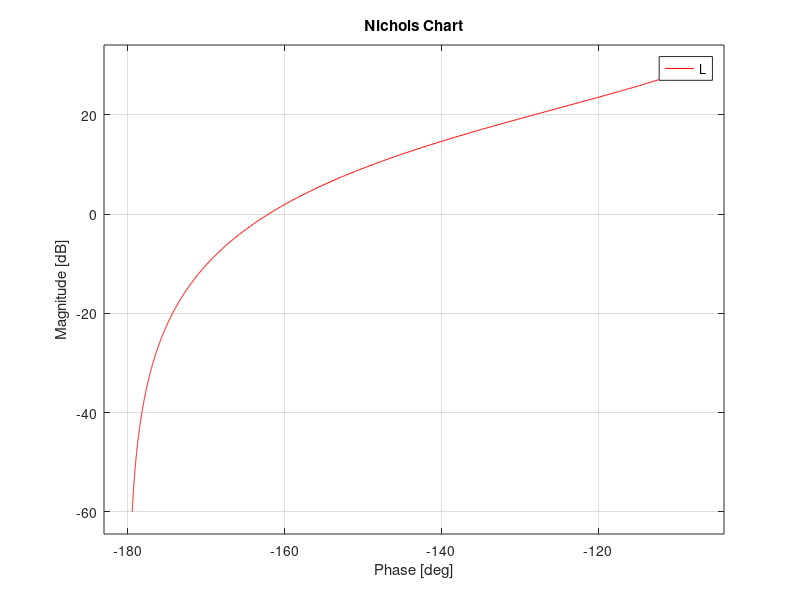

This chart was generated by the following MATLAB code: (Note: this script raises an error after producing the figure.)
clear all
clc

s = tf('s');
G = 0.5/(s*(1+s))
kc = 20
C_ss= kc
T_p = 20*log10(1.06)
S_p = 20*log10(1.36)
wc_des = 3
L = C_ss*G

figure(1)
nichols(L,'r'),hold on
T_grid(T_p)
S_grid(S_p)

% negative real zero
wz_norm = 1.3;
wz = wc_des/wz_norm
C_z = 1 + s/wz
C = C_ss*C_z
L = L*C_z

figure(1)
nichols(L,'b'),hold on